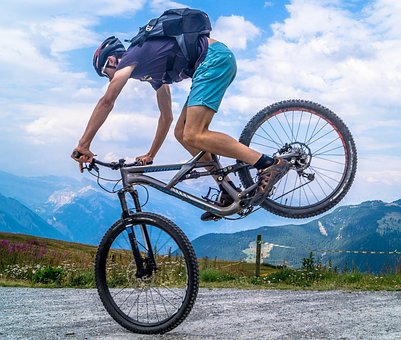
#> input picture DigitalImageProcessing/images/cycle.jpg, 401 x 340 px
$ jupyter execute ImageProcessing.ipynb
#> lines starting #> are read from the running program, lines starting #| are printed output that depends on the picture
# Image Processing
### Image Rotation

* Rotation is exactly what it sounds like: rotating an image by some angle $\theta$.
* we want to rotate about. In most cases, you will want to rotate around the center of an image; however, OpenCV allows you to specify any arbitrary point you want to rotate around.
* Line 7 and 8 grabs the height and width of the image
* Just as we defined a matrix to translate an image, we also define a matrix to rotate the image. Instead of manually constructing the matrix using NumPy, we’ll just make a call to the cv2.getRotationMatrix2D.
* The ```cv2.getRotationMatrix2D``` function takes three arguments: the point in which we want to rotate the image about (in this case, the center of the image)
* We then specify $\theta$, the number of degrees we are going to rotate the image by.

[cell 1]
import numpy as np
# import argparse
import imutils
import cv2
image = cv2.imread('images/cycle.jpg')
#> image is the input picture: shape (340, 401, 3); mean B, G, R 175.8, 156.1, 136.3
cv2.imshow("Original", image)
(h, w) = image.shape[:2]
#> h = 340; w = 401
center = (w / 2, h / 2)
#> center = (200.5, 170)
M = cv2.getRotationMatrix2D(center, 45, 1.0)
rotated = cv2.warpAffine(image, M, (w, h))
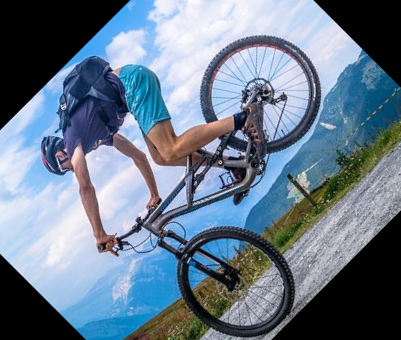
#> rotated: shape (340, 401, 3); mean B, G, R 141.6, 123.7, 106.2
cv2.imshow("Rotated by 45 Degrees", rotated)
M = cv2.getRotationMatrix2D(center, -90, 1.0)
rotated = cv2.warpAffine(image, M, (w, h))
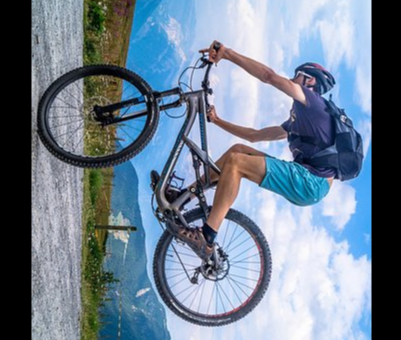
#> rotated: shape (340, 401, 3); mean B, G, R 146.1, 129.1, 113.1
cv2.imshow("Rotated by -90 Degrees", rotated)
if(cv2.waitKey(0)):
#> (key Esc is pressed here)
 cv2.destroyAllWindows()

### Rotation of Image Using Function

[cell 2]
import numpy as np
# import argparse
import imutils
import cv2
def rotate(image, angle, center = None, scale = 1.0):
#> called with angle = 45, scale = 1
    (h, w) = image.shape[:2]
#> h = 340; w = 401
    if center is None:
        center = (w / 2, h / 2)
#> center = (200.5, 170)
    M = cv2.getRotationMatrix2D(center, angle, scale)
    rotated = cv2.warpAffine(image, M, (w, h))

    return rotated
image = cv2.imread('images/cycle.jpg')
cv2.imshow("Original", image)
rotated = rotate(image, 45)
cv2.imshow("Rotated By 45 degrees", rotated)
if(cv2.waitKey(0)):
#> (key Esc is pressed here)
 cv2.destroyAllWindows()

### Rotate image using imutils

[cell 3]
import numpy as np
# import argparse
import imutils
import cv2

image = cv2.imread('images/cycle.jpg')
rotated = imutils.rotate(image, 180)
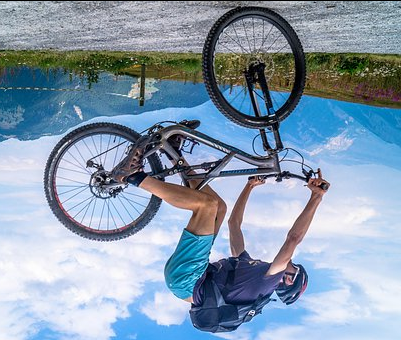
#> rotated: shape (340, 401, 3); mean B, G, R 175.1, 155.5, 135.8
cv2.imshow("Rotated by 180 Degrees", rotated)
if(cv2.waitKey(0)):
#> (key Esc is pressed here)
 cv2.destroyAllWindows()

### Image Transformation

* Translation is the shifting of an image along the x and y axis. Using translation, we can shift an image up, down, left, or right, along with any combination of the above!
* In this program actual transformation takes place at line 10-12
* We first define our translation matrix M.
* This matrix tells us how many pixels to the left or right our image will shifted, and then how many pixels up or down the image will be shifted.
* Our translation matrix M is defined as a floating point array – this is important because OpenCV expects this matrix to be of floating point type.
* The first row of the matrix is $[1, 0, t_{x}]$, where $t_{x}$ is the number of pixels we will shift the image left or right. Negative values of tx will shift the image to the left and positive values will shift the image to the right.
* Then, we define the second row of the matrix as $[0, 1, t_{y}]$, where $t_{y}$ is the number of pixels we will shift the image up or down. Negative valuee of ty will shift the image up and positive values will shift the image down.
* Using this notation, we can see on Line 14 that $t_{x}$ = 25 and $t_{y}$ = 50, implying that we are shifting the image 25 pixels to the right and 50 pixels down.
* Now that we have our translation matrix defined, the actual translation takes place on Line 10 using the ```cv2.warpAffine``` function. The first argument is the image we wish to shift and the second argument is our translation matrix $M$. Finally, we manually supply the dimensions (width and height) of our image as the third argument. Line 11 shows the results of the translation

[cell 4]
import numpy as np
import cv2

image = cv2.imread('images/cycle.jpg')
cv2.imshow("Original", image)

M = np.float32([[1, 0, 25], [0, 1, 50]])
shifted = cv2.warpAffine(image, M, (image.shape[1], image.shape[0]))
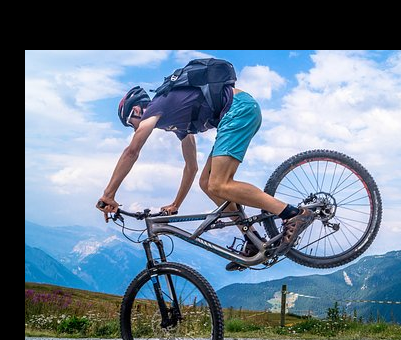
#> shifted: shape (340, 401, 3); mean B, G, R 141.3, 124.1, 106.4
cv2.imshow("Shifted Down and Right", shifted)
M = np.float32([[1, 0, -50], [0, 1, -90]])
shifted = cv2.warpAffine(image, M, (image.shape[1], image.shape[0]))
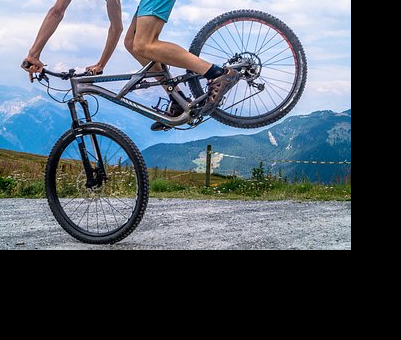
#> shifted: shape (340, 401, 3); mean B, G, R 101.9, 91.7, 81.1
cv2.imshow("Shifted Up and Left", shifted)
if(cv2.waitKey(0)):
#> (key Esc is pressed here)
 cv2.destroyAllWindows()

### Image Transformation using function

[cell 5]
import numpy as np
import cv2

image = cv2.imread('images/cycle.jpg')
cv2.imshow("Original", image)
def translate(image, x, y):
#> called with x = 0, y = 100
    M = np.float32([[1, 0, x], [0, 1, y]])
    shifted = cv2.warpAffine(image, M, (image.shape[1], image.shape[0]))
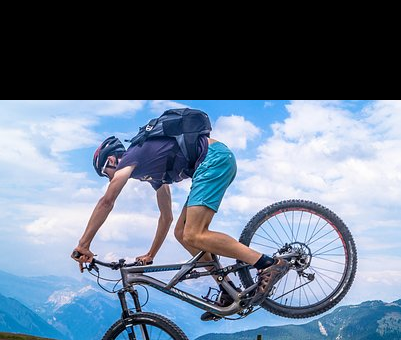
#> shifted: shape (340, 401, 3); mean B, G, R 141, 121.1, 104.7
    return shifted
"""
Our translate method takes three parameters: the image
we are going to translate, the number pixels that we are going to shift along the x-axis,
and the number of pixels we are going to shift along the y-axis.
"""
shifted = translate(image, 0, 100)
cv2.imshow("Shifted Down", shifted)
if(cv2.waitKey(0)):
#> (key Esc is pressed here)
 cv2.destroyAllWindows()

### Resizing

[cell 6]
import numpy as np
import cv2

image = cv2.imread('images/cycle.jpg')
cv2.imshow("Original", image)
r = 150.0 / image.shape[1]
#> r = 0.374
dim = (150, int(image.shape[0] * r))
#> dim = (150, 127)
resized = cv2.resize(image, dim, interpolation = cv2.INTER_AREA)
cv2.imshow("Resized (Width)", resized)
if(cv2.waitKey(0)):
#> (key Esc is pressed here)
 cv2.destroyAllWindows()

* When resizing an image, we need to keep in mind the aspect ratio of the image. The aspect ratio is the proportional relationship of the width and the height of the image. If we don’t be mindful of the aspect ratio, our resizing will return results that don’t look correct.
* In this line of code we define our new image width to be 150 pixels. In order to compute the ratio of the new height to the old height, we simply define our ratio r to be the new width (150 pixels) divided by the old width, which we access using ```image.shape```. This aspect ratio is handled on line 6 of the code
* Now that we have our ratio, we can compute the new dimensions of the image on Line 7. Again, the width of the new image will be 150 pixels. The height is then computed by multiplying the old height by our ratio and converting it to an integer.
* The actual resizing of the image takes place on Line 8. The first argument is the image we wish to resize and the second is our computed dimensions for the new image. Last parameter is our interpolation method, which is the algorithm working behind the scenes to handle how the actual image is resized. In general, using ```cv2. INTER_AREA``` obtains the best results when resizing; however, other appropriate choices include ```cv2.INTER_LINEAR```, ```cv2.INTER_CUBIC```, and ```cv2.INTER_NEAREST```.

### Image Flipping

[cell 7]
import numpy as np
import cv2

image = cv2.imread('images/cycle.jpg')
cv2.imshow("Original", image)

flipped = cv2.flip(image, 1)
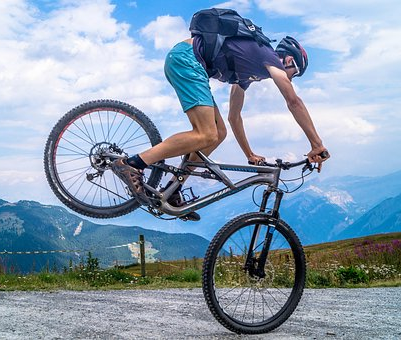
#> flipped: shape (340, 401, 3); mean B, G, R 175.8, 156.1, 136.3
cv2.imshow("Flipped Horizontally", flipped)

flipped = cv2.flip(image, 0)
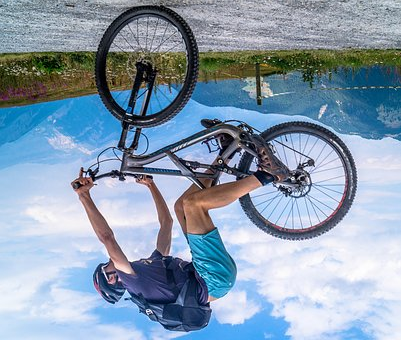
#> flipped: shape (340, 401, 3); mean B, G, R 175.8, 156.1, 136.3
cv2.imshow("Flipped Vertically", flipped)

flipped = cv2.flip(image, -1)
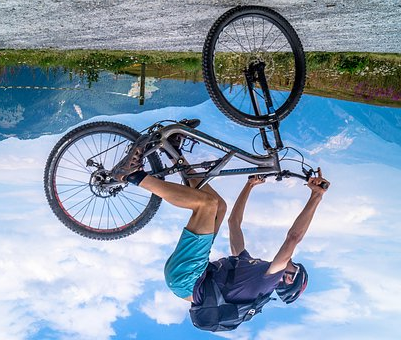
#> flipped: shape (340, 401, 3); mean B, G, R 175.8, 156.1, 136.3
cv2.imshow("Flipped Horizontally & Vertically", flipped)

if(cv2.waitKey(0)):
#> (key Esc is pressed here)
 cv2.destroyAllWindows()

### Cropping Image

[cell 8]
import numpy as np
import cv2

image = cv2.imread('images/cycle.jpg')
cv2.imshow("Original", image)
cropped = image[30:120 , 200:280]
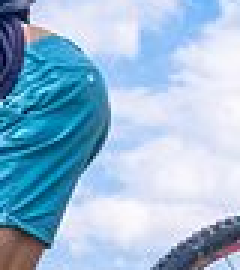
#> cropped: shape (90, 80, 3) (shown 3 times larger); mean B, G, R 212.9, 185.3, 151.5
cv2.imshow("Cropped Image", cropped)
if(cv2.waitKey(0)):
#> (key Esc is pressed here)
 cv2.destroyAllWindows()

$ run again, with DigitalImageProcessing/images/aero.jpg copied over DigitalImageProcessing/images/cycle.jpg
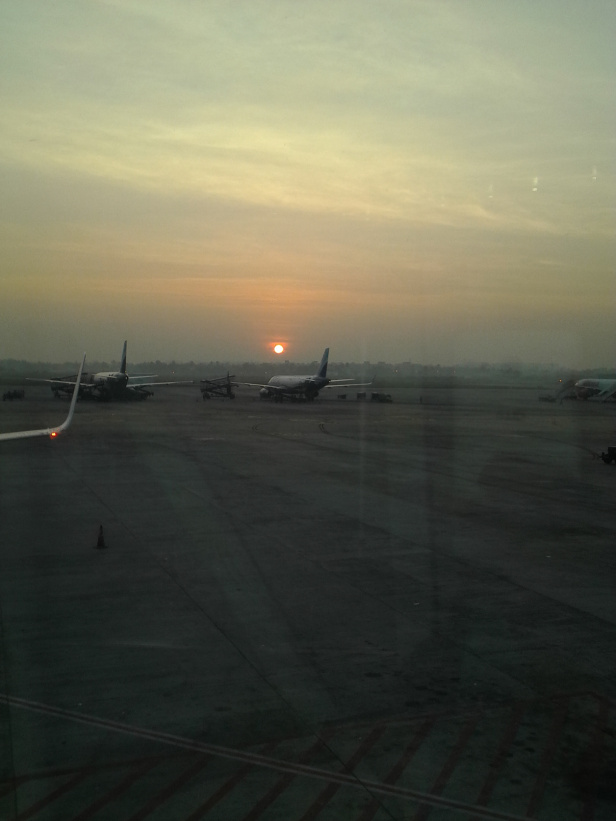
#> input picture DigitalImageProcessing/images/aero.jpg, 616 x 821 px
#> image is the input picture: shape (821, 616, 3); mean B, G, R 80.1, 97, 96.6
#> `flipped = cv2.flip(image, 0)`:
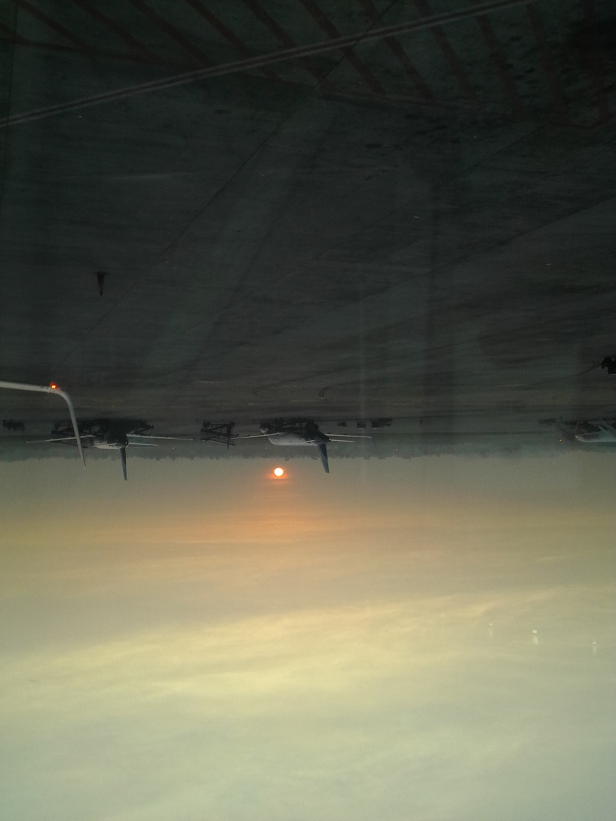
#> flipped: shape (821, 616, 3); mean B, G, R 80.1, 97, 96.6
#> `cropped = image[30:120 , 200:280]`:
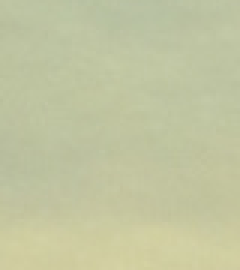
#> cropped: shape (90, 80, 3) (shown 3 times larger); mean B, G, R 160.4, 197.3, 193.6

$ run again, with DigitalImageProcessing/images/bisons.jpg copied over DigitalImageProcessing/images/cycle.jpg
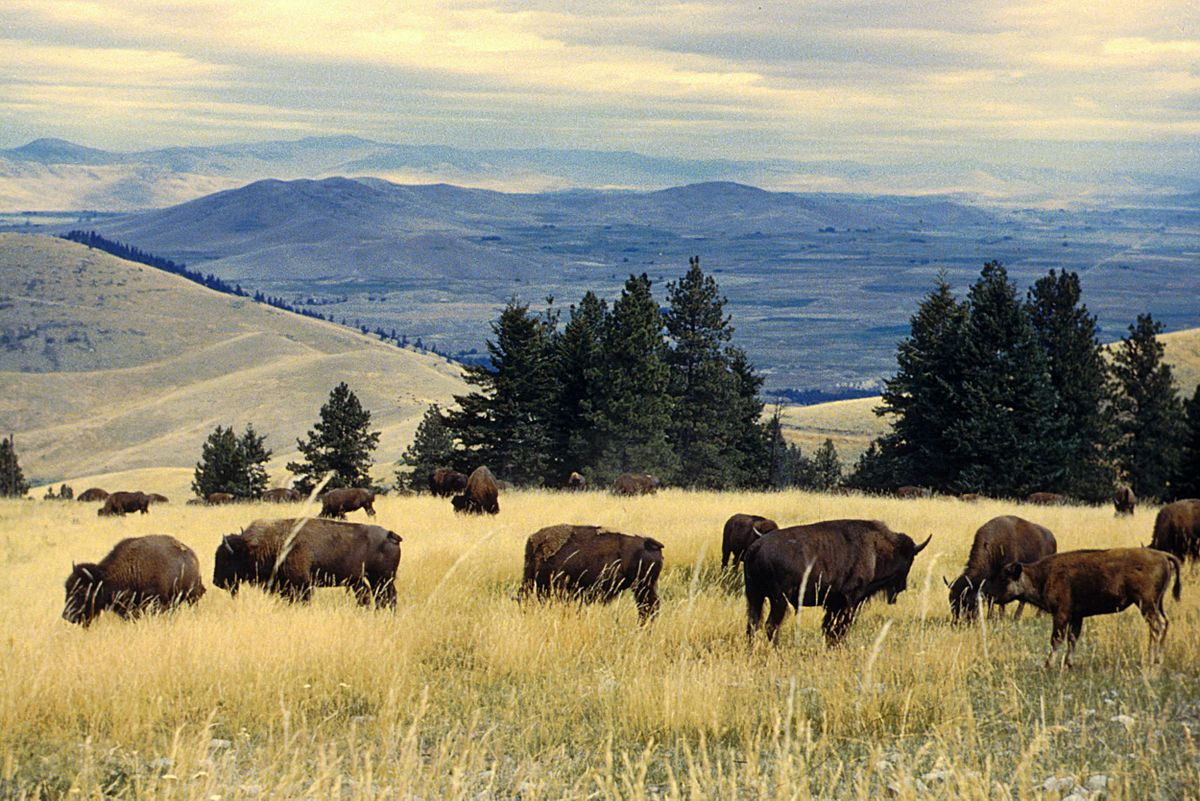
#> input picture DigitalImageProcessing/images/bisons.jpg, 1200 x 801 px
#> image is the input picture: shape (801, 1200, 3); mean B, G, R 119.5, 141.9, 146.7
#> `flipped = cv2.flip(image, 0)`:
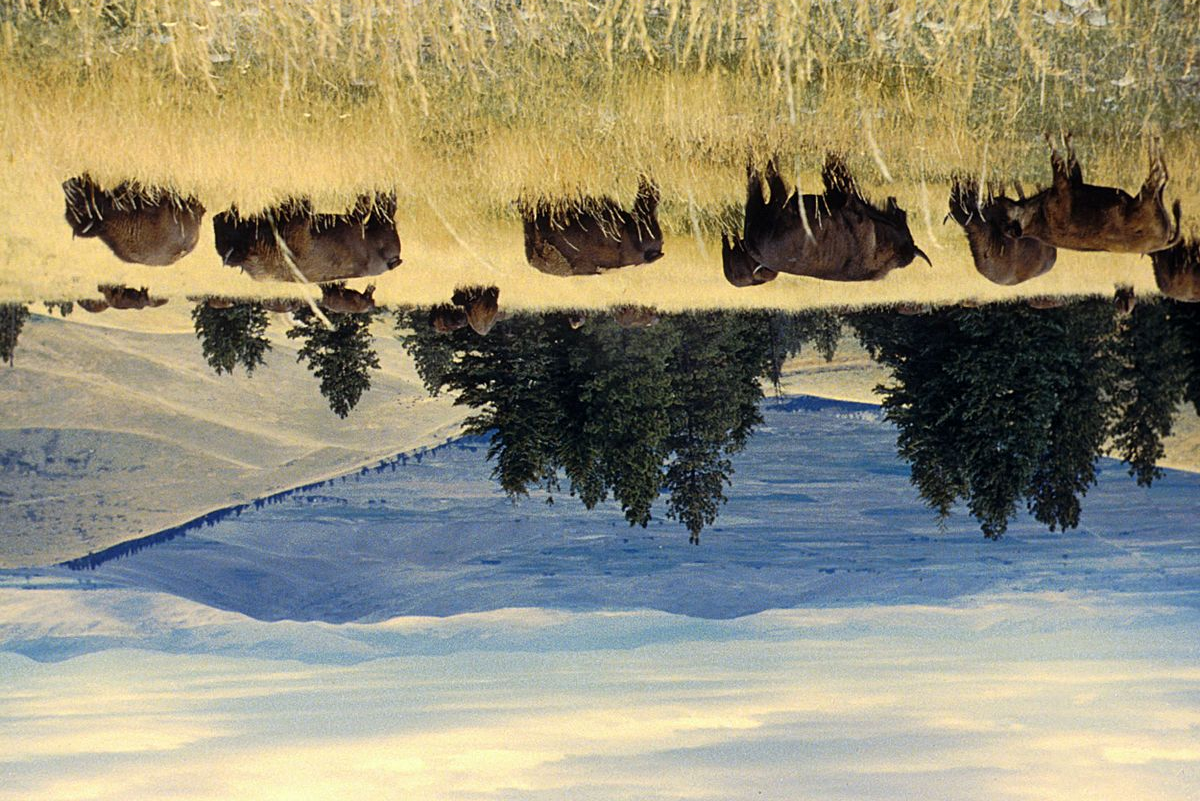
#> flipped: shape (801, 1200, 3); mean B, G, R 119.5, 141.9, 146.7
